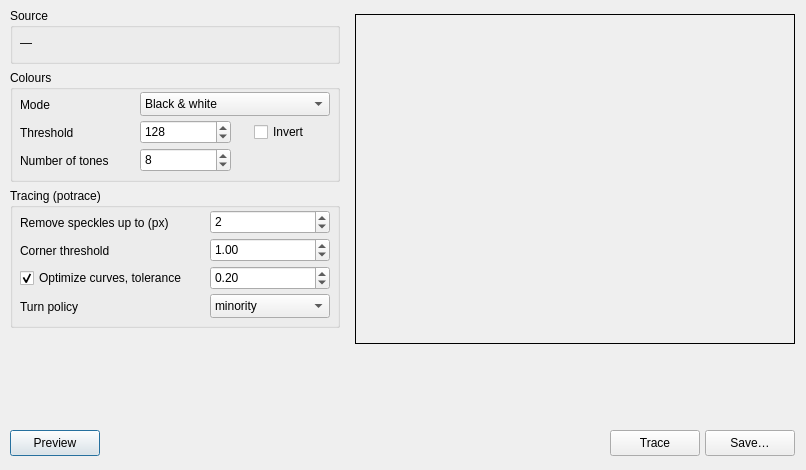
<?xml version="1.0" encoding="UTF-8"?>
<ui version="4.0">
 <class>VectorWizardDialog</class>
 <widget class="QDialog" name="VectorWizardDialog">
  <property name="geometry">
   <rect>
    <x>0</x>
    <y>0</y>
    <width>806</width>
    <height>470</height>
   </rect>
  </property>
  <property name="windowTitle">
   <string>Vector Wizard</string>
  </property>
  <widget class="QGroupBox" name="gb_source">
   <property name="geometry">
    <rect>
     <x>10</x>
     <y>8</y>
     <width>330</width>
     <height>56</height>
    </rect>
   </property>
   <property name="title">
    <string>Source</string>
   </property>
   <widget class="QLabel" name="srcLabel">
    <property name="geometry">
     <rect>
      <x>10</x>
      <y>20</y>
      <width>310</width>
      <height>30</height>
     </rect>
    </property>
    <property name="toolTip">
     <string>The image this window shows, or the picture a grid is drawn as (its colour palette over its data range)</string>
    </property>
    <property name="text">
     <string>—</string>
    </property>
    <property name="wordWrap">
     <bool>true</bool>
    </property>
   </widget>
  </widget>
  <widget class="QGroupBox" name="gb_mode">
   <property name="geometry">
    <rect>
     <x>10</x>
     <y>70</y>
     <width>330</width>
     <height>112</height>
    </rect>
   </property>
   <property name="title">
    <string>Colours</string>
   </property>
   <widget class="QLabel" name="lb_mode">
    <property name="geometry">
     <rect>
      <x>10</x>
      <y>24</y>
      <width>115</width>
      <height>22</height>
     </rect>
    </property>
    <property name="text">
     <string>Mode</string>
    </property>
   </widget>
   <widget class="QComboBox" name="modeCombo">
    <property name="geometry">
     <rect>
      <x>130</x>
      <y>22</y>
      <width>190</width>
      <height>24</height>
     </rect>
    </property>
    <property name="toolTip">
     <string>Black &amp; white: one traced layer from a threshold. Grey levels / Colours: the picture is grouped into N tones, each traced as its own filled layer, stacked light to dark.</string>
    </property>
    <item>
     <property name="text">
      <string>Black &amp; white</string>
     </property>
    </item>
    <item>
     <property name="text">
      <string>Grey levels</string>
     </property>
    </item>
    <item>
     <property name="text">
      <string>Colours</string>
     </property>
    </item>
   </widget>
   <widget class="QLabel" name="lb_threshold">
    <property name="geometry">
     <rect>
      <x>10</x>
      <y>52</y>
      <width>115</width>
      <height>22</height>
     </rect>
    </property>
    <property name="text">
     <string>Threshold</string>
    </property>
   </widget>
   <widget class="QSpinBox" name="thresholdSpin">
    <property name="geometry">
     <rect>
      <x>130</x>
      <y>50</y>
      <width>91</width>
      <height>24</height>
     </rect>
    </property>
    <property name="toolTip">
     <string>Grey level (0-255): the darker pixels are traced</string>
    </property>
    <property name="maximum">
     <number>255</number>
    </property>
    <property name="value">
     <number>128</number>
    </property>
   </widget>
   <widget class="QCheckBox" name="invertCheck">
    <property name="geometry">
     <rect>
      <x>244</x>
      <y>50</y>
      <width>71</width>
      <height>24</height>
     </rect>
    </property>
    <property name="toolTip">
     <string>Trace the light pixels instead of the dark ones</string>
    </property>
    <property name="text">
     <string>Invert</string>
    </property>
   </widget>
   <widget class="QLabel" name="lb_levels">
    <property name="geometry">
     <rect>
      <x>10</x>
      <y>80</y>
      <width>115</width>
      <height>22</height>
     </rect>
    </property>
    <property name="text">
     <string>Number of tones</string>
    </property>
   </widget>
   <widget class="QSpinBox" name="levelsSpin">
    <property name="geometry">
     <rect>
      <x>130</x>
      <y>78</y>
      <width>91</width>
      <height>24</height>
     </rect>
    </property>
    <property name="toolTip">
     <string>How many grey levels / colours the picture is grouped into</string>
    </property>
    <property name="minimum">
     <number>2</number>
    </property>
    <property name="maximum">
     <number>64</number>
    </property>
    <property name="value">
     <number>8</number>
    </property>
   </widget>
  </widget>
  <widget class="QGroupBox" name="gb_trace">
   <property name="geometry">
    <rect>
     <x>10</x>
     <y>188</y>
     <width>330</width>
     <height>140</height>
    </rect>
   </property>
   <property name="title">
    <string>Tracing (potrace)</string>
   </property>
   <widget class="QLabel" name="lb_turd">
    <property name="geometry">
     <rect>
      <x>10</x>
      <y>24</y>
      <width>185</width>
      <height>22</height>
     </rect>
    </property>
    <property name="text">
     <string>Remove speckles up to (px)</string>
    </property>
   </widget>
   <widget class="QSpinBox" name="turdSpin">
    <property name="geometry">
     <rect>
      <x>200</x>
      <y>22</y>
      <width>120</width>
      <height>24</height>
     </rect>
    </property>
    <property name="toolTip">
     <string>Shapes with an area of this many pixels or less are dropped (potrace -t)</string>
    </property>
    <property name="maximum">
     <number>100000</number>
    </property>
    <property name="value">
     <number>2</number>
    </property>
   </widget>
   <widget class="QLabel" name="lb_alpha">
    <property name="geometry">
     <rect>
      <x>10</x>
      <y>52</y>
      <width>185</width>
      <height>22</height>
     </rect>
    </property>
    <property name="text">
     <string>Corner threshold</string>
    </property>
   </widget>
   <widget class="QDoubleSpinBox" name="alphaSpin">
    <property name="geometry">
     <rect>
      <x>200</x>
      <y>50</y>
      <width>120</width>
      <height>24</height>
     </rect>
    </property>
    <property name="toolTip">
     <string>0 = a polygon (every vertex a corner), 1.334 = no corners, all smooth curves (potrace -a)</string>
    </property>
    <property name="decimals">
     <number>2</number>
    </property>
    <property name="maximum">
     <double>1.340000000000000</double>
    </property>
    <property name="singleStep">
     <double>0.050000000000000</double>
    </property>
    <property name="value">
     <double>1.000000000000000</double>
    </property>
   </widget>
   <widget class="QCheckBox" name="optiCheck">
    <property name="geometry">
     <rect>
      <x>10</x>
      <y>78</y>
      <width>185</width>
      <height>24</height>
     </rect>
    </property>
    <property name="toolTip">
     <string>Join consecutive Bézier segments where the result stays within the tolerance</string>
    </property>
    <property name="text">
     <string>Optimize curves, tolerance</string>
    </property>
    <property name="checked">
     <bool>true</bool>
    </property>
   </widget>
   <widget class="QDoubleSpinBox" name="tolSpin">
    <property name="geometry">
     <rect>
      <x>200</x>
      <y>78</y>
      <width>120</width>
      <height>24</height>
     </rect>
    </property>
    <property name="toolTip">
     <string>Curve optimization tolerance in pixels (potrace -O)</string>
    </property>
    <property name="decimals">
     <number>2</number>
    </property>
    <property name="maximum">
     <double>5.000000000000000</double>
    </property>
    <property name="singleStep">
     <double>0.050000000000000</double>
    </property>
    <property name="value">
     <double>0.200000000000000</double>
    </property>
   </widget>
   <widget class="QLabel" name="lb_turn">
    <property name="geometry">
     <rect>
      <x>10</x>
      <y>108</y>
      <width>185</width>
      <height>22</height>
     </rect>
    </property>
    <property name="text">
     <string>Turn policy</string>
    </property>
   </widget>
   <widget class="QComboBox" name="turnCombo">
    <property name="geometry">
     <rect>
      <x>200</x>
      <y>106</y>
      <width>120</width>
      <height>24</height>
     </rect>
    </property>
    <property name="toolTip">
     <string>How ambiguous pixel corners are resolved while following an outline (potrace -z)</string>
    </property>
    <item>
     <property name="text">
      <string>minority</string>
     </property>
    </item>
    <item>
     <property name="text">
      <string>majority</string>
     </property>
    </item>
    <item>
     <property name="text">
      <string>black</string>
     </property>
    </item>
    <item>
     <property name="text">
      <string>white</string>
     </property>
    </item>
    <item>
     <property name="text">
      <string>left</string>
     </property>
    </item>
    <item>
     <property name="text">
      <string>right</string>
     </property>
    </item>
    <item>
     <property name="text">
      <string>random</string>
     </property>
    </item>
   </widget>
  </widget>
  <widget class="QLabel" name="previewLabel">
   <property name="geometry">
    <rect>
     <x>355</x>
     <y>14</y>
     <width>440</width>
     <height>330</height>
    </rect>
   </property>
   <property name="toolTip">
    <string>The pixels each layer is traced from (Preview)</string>
   </property>
   <property name="frameShape">
    <enum>QFrame::Shape::Box</enum>
   </property>
   <property name="alignment">
    <set>Qt::AlignmentFlag::AlignCenter</set>
   </property>
  </widget>
  <widget class="QLabel" name="infoLabel">
   <property name="geometry">
    <rect>
     <x>355</x>
     <y>350</y>
     <width>440</width>
     <height>60</height>
    </rect>
   </property>
   <property name="alignment">
    <set>Qt::AlignmentFlag::AlignLeading|Qt::AlignmentFlag::AlignLeft|Qt::AlignmentFlag::AlignTop</set>
   </property>
   <property name="wordWrap">
    <bool>true</bool>
   </property>
  </widget>
  <widget class="QPushButton" name="previewButton">
   <property name="geometry">
    <rect>
     <x>10</x>
     <y>430</y>
     <width>90</width>
     <height>26</height>
    </rect>
   </property>
   <property name="toolTip">
    <string>Show the pixels each layer will be traced from, with the settings above</string>
   </property>
   <property name="text">
    <string>Preview</string>
   </property>
  </widget>
  <widget class="QPushButton" name="traceButton">
   <property name="geometry">
    <rect>
     <x>610</x>
     <y>430</y>
     <width>90</width>
     <height>26</height>
    </rect>
   </property>
   <property name="toolTip">
    <string>Trace and add the result to this window as filled vector layers</string>
   </property>
   <property name="text">
    <string>Trace</string>
   </property>
  </widget>
  <widget class="QPushButton" name="saveButton">
   <property name="geometry">
    <rect>
     <x>705</x>
     <y>430</y>
     <width>90</width>
     <height>26</height>
    </rect>
   </property>
   <property name="toolTip">
    <string>Trace and write the result to an SVG, EPS or GMT multisegment file</string>
   </property>
   <property name="text">
    <string>Save…</string>
   </property>
  </widget>
 </widget>
 <resources/>
 <connections/>
</ui>
